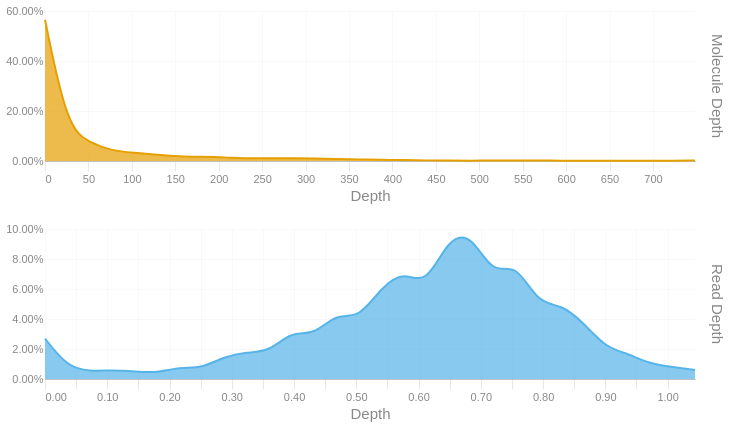

This figure's notebook cell:
### Code cell
readdep = depth_hist(tb['Read Depth'], q99, 3)
readdep = readdep.with_columns(pl.lit('Read Depth').alias('Metric'))
if not SKIPLR:
    moldep = depth_hist(tb['Molecule Depth'], mol_q99, 1)
    moldep = moldep.with_columns(pl.lit('Molecule Depth').alias('Metric'))
    _hist = pl.concat([readdep, moldep])
    _hist = _hist.filter(pl.col('Proportion') != 0)
    with SafeRender(_hist):
        (
            alt.Chart(_hist)        
            .mark_area(interpolate = "basis")
            .encode(
                x=alt.X('Bin:Q').scale(domainMin=0).axis(alt.Axis(title='Depth')),
                y = alt.Y('Proportion:Q', title = None).axis(format = '.2%'),
                color = alt.Color('Metric:N').legend(None),
                row = alt.Row("Metric:N").header(title = None, labelOrient = 'right'),
                tooltip = [
                    alt.Tooltip("Metric:N", title = "Metric"),
                    alt.Tooltip('Interval:N', title = "Depth Interval"),
                    alt.Tooltip('Proportion:Q', title = "% Alignments").format('.2%')
                ]
            )
            .resolve_scale(x='independent', y='independent')
            .properties(
                height = 150, width = 650,
                usermeta={'embedOptions': {'downloadFileName': f'{samplename}.depth.hist'}}
            )
        ).display()
else:
    readdep = readdep.filter(pl.col('Proportion') != 0)
    with SafeRender(readdep):
        (
            alt.Chart(readdep)        
            .mark_area(interpolate = "basis")
            .encode(
                x=alt.X('Bin:Q').scale(domainMin=0).axis(alt.Axis(title='Depth')),
                y = alt.Y('Proportion:Q', title = None).axis(format = '.2%'),
                tooltip = [
                    alt.Tooltip('Interval:N', title = "Depth Interval"),
                    alt.Tooltip('Proportion:Q', title = "% Alignments").format('.2%')
                ]
            )
            .properties(
                usermeta={'embedOptions': {'downloadFileName': f'{samplename}.depth.hist'}}
            )
        ).display()

### Figure 1 — Vega-Lite specification as saved in the notebook (floating-point values rounded to 4 significant figures)
{"width": 650, "height": 150, "config": {"title": {"anchor": "start", "dy": -15, "fontSize": 18, "color": "#888888", "subtitleColor": "#888888", "subtitleFontSize": 14}, "arc": {"fill": "#0072B2"}, "axis": {"domainColor": "#888888", "domainWidth": 0.5, "gridWidth": 0.2, "grid": false, "titleFontWeight": 400, "titleFontSize": 15, "labelFontSize": 11, "labelColor": "#888888", "tickColor": "#888888", "tickWidth": 0.2, "titleColor": "#888888"}, "axisBand": {"grid": false}, "axisX": {"grid": true, "tickSize": 10, "domainCap": "round"}, "axisY": {"domain": false, "grid": true, "tickSize": 0, "domainCap": "round"}, "background": "transparent", "header": {"labelFontSize": 15, "labelColor": "#888888", "titleFontSize": 15, "titleFontWeight": 600, "titleColor": "#888888"}, "legend": {"labelFont": "sans-serif", "labelFontSize": 12, "labelColor": "#888888", "symbolSize": 100, "symbolType": "circle", "titleFontSize": 12, "titlePadding": 10, "titleColor": "#888888", "title": null}, "range": {"category": ["#E69F00", "#56B4E9", "#009E73", "#F0E442", "#0072B2", "#D55E00", "#CC79A7", "#000000"], "diverging": ["#cfe8f3", "#a2d4ec", "#73bfe2", "#46abdb", "#1696d2", "#12719e"]}, "area": {"fill": "#0072B2", "fillOpacity": 0.7, "line": true, "strokeOpacity": 0.7}, "line": {"color": "#0072B2", "stroke": "#0072B2", "strokeWidth": 2}, "trail": {"color": "#0072B2", "stroke": "#0072B2", "strokeWidth": 0, "size": 1}, "point": {"filled": true, "fillOpacity": 1.0, "size": 95}, "text": {"color": "#888888", "fontSize": 11, "align": "right", "fontWeight": 400, "size": 11}, "bar": {"fill": "#0072B2", "stroke": null}, "view": {"stroke": null, "continuousWidth": 660, "continuousHeight": 400}}, "data": {"name": "data-91dd5e3f3b9fc3ca7f16a9f23dae5f58"}, "mark": {"type": "area", "interpolate": "basis"}, "encoding": {"color": {"field": "Metric", "legend": null, "type": "nominal"}, "row": {"field": "Metric", "header": {"title": null, "labelOrient": "right"}, "type": "nominal"}, "tooltip": [{"field": "Metric", "title": "Metric", "type": "nominal"}, {"field": "Interval", "title": "Depth Interval", "type": "nominal"}, {"field": "Proportion", "format": ".2%", "title": "% Alignments", "type": "quantitative"}], "x": {"axis": {"title": "Depth"}, "field": "Bin", "scale": {"domainMin": 0}, "type": "quantitative"}, "y": {"axis": {"format": ".2%"}, "field": "Proportion", "title": null, "type": "quantitative"}}, "resolve": {"scale": {"x": "independent", "y": "independent"}}, "usermeta": {"embedOptions": {"downloadFileName": "S6_Altamaha_3948.depth.hist"}}, "$schema": "https://vega.github.io/schema/vega-lite/v6.1.0.json", "datasets": {"data-91dd5e3f3b9fc3ca7f16a9f23dae5f58": [{"Bin": 0.0, "Interval": "0.0-0.036", "Proportion": 0.027, "Metric": "Read Depth"}, {"Bin": 0.036, "Interval": "0.036-0.072", "Proportion": 0.008, "Metric": "Read Depth"}, {"Bin": 0.072, "Interval": "0.072-0.108", "Proportion": 0.005, "Metric": "Read Depth"}, {"Bin": 0.108, "Interval": "0.108-0.144", "Proportion": 0.006, "Metric": "Read Depth"}, {"Bin": 0.144, "Interval": "0.144-0.18", "Proportion": 0.005, "Metric": "Read Depth"}, {"Bin": 0.18, "Interval": "0.18-0.216", "Proportion": 0.004, "Metric": "Read Depth"}, {"Bin": 0.216, "Interval": "0.216-0.252", "Proportion": 0.008, "Metric": "Read Depth"}, {"Bin": 0.252, "Interval": "0.252-0.288", "Proportion": 0.007, "Metric": "Read Depth"}, {"Bin": 0.288, "Interval": "0.288-0.324", "Proportion": 0.015, "Metric": "Read Depth"}, {"Bin": 0.324, "Interval": "0.324-0.36", "Proportion": 0.018, "Metric": "Read Depth"}, {"Bin": 0.36, "Interval": "0.36-0.396", "Proportion": 0.018, "Metric": "Read Depth"}, {"Bin": 0.396, "Interval": "0.396-0.432", "Proportion": 0.032, "Metric": "Read Depth"}, {"Bin": 0.432, "Interval": "0.432-0.468", "Proportion": 0.029, "Metric": "Read Depth"}, {"Bin": 0.468, "Interval": "0.468-0.504", "Proportion": 0.044, "Metric": "Read Depth"}, {"Bin": 0.504, "Interval": "0.504-0.54", "Proportion": 0.04, "Metric": "Read Depth"}, {"Bin": 0.54, "Interval": "0.54-0.576", "Proportion": 0.061, "Metric": "Read Depth"}, {"Bin": 0.576, "Interval": "0.576-0.612", "Proportion": 0.072, "Metric": "Read Depth"}, {"Bin": 0.612, "Interval": "0.612-0.648", "Proportion": 0.062, "Metric": "Read Depth"}, {"Bin": 0.648, "Interval": "0.648-0.684", "Proportion": 0.094, "Metric": "Read Depth"}, {"Bin": 0.684, "Interval": "0.684-0.72", "Proportion": 0.097, "Metric": "Read Depth"}, {"Bin": 0.72, "Interval": "0.72-0.756", "Proportion": 0.069, "Metric": "Read Depth"}, {"Bin": 0.756, "Interval": "0.756-0.792", "Proportion": 0.078, "Metric": "Read Depth"}, {"Bin": 0.792, "Interval": "0.792-0.828", "Proportion": 0.05, "Metric": "Read Depth"}, {"Bin": 0.828, "Interval": "0.828-0.864", "Proportion": 0.05, "Metric": "Read Depth"}, {"Bin": 0.864, "Interval": "0.864-0.9", "Proportion": 0.038, "Metric": "Read Depth"}, {"Bin": 0.9, "Interval": "0.9-0.936", "Proportion": 0.021, "Metric": "Read Depth"}, {"Bin": 0.936, "Interval": "0.936-0.972", "Proportion": 0.017, "Metric": "Read Depth"}, {"Bin": 0.972, "Interval": "0.972-1.008", "Proportion": 0.01, "Metric": "Read Depth"}, {"Bin": 1.008, "Interval": "1.008-1.044", "Proportion": 0.008, "Metric": "Read Depth"}, {"Bin": 1.044, "Interval": "1.044-1.08", "Proportion": 0.006, "Metric": "Read Depth"}, {"Bin": 0.0, "Interval": "0.0-25.8", "Proportion": 0.565, "Metric": "Molecule Depth"}, {"Bin": 25.8, "Interval": "25.8-51.6", "Proportion": 0.13, "Metric": "Molecule Depth"}, {"Bin": 51.6, "Interval": "51.6-77.4", "Proportion": 0.074, "Metric": "Molecule Depth"}, {"Bin": 77.4, "Interval": "77.4-103.2", "Proportion": 0.04, "Metric": "Molecule Depth"}, {"Bin": 103.2, "Interval": "103.2-129.0", "Proportion": 0.033, "Metric": "Molecule Depth"}, {"Bin": 129.0, "Interval": "129.0-154.8", "Proportion": 0.025, "Metric": "Molecule Depth"}, {"Bin": 154.8, "Interval": "154.8-180.7", "Proportion": 0.018, "Metric": "Molecule Depth"}, {"Bin": 180.7, "Interval": "180.7-206.5", "Proportion": 0.017, "Metric": "Molecule Depth"}, {"Bin": 206.5, "Interval": "206.5-232.3", "Proportion": 0.015, "Metric": "Molecule Depth"}, {"Bin": 232.3, "Interval": "232.3-258.1", "Proportion": 0.01, "Metric": "Molecule Depth"}, {"Bin": 258.1, "Interval": "258.1-283.9", "Proportion": 0.011, "Metric": "Molecule Depth"}, {"Bin": 283.9, "Interval": "283.9-309.7", "Proportion": 0.011, "Metric": "Molecule Depth"}, {"Bin": 309.7, "Interval": "309.7-335.5", "Proportion": 0.011, "Metric": "Molecule Depth"}, {"Bin": 335.5, "Interval": "335.5-361.3", "Proportion": 0.007, "Metric": "Molecule Depth"}, {"Bin": 361.3, "Interval": "361.3-387.1", "Proportion": 0.007, "Metric": "Molecule Depth"}, {"Bin": 387.1, "Interval": "387.1-412.9", "Proportion": 0.004, "Metric": "Molecule Depth"}, {"Bin": 412.9, "Interval": "412.9-438.7", "Proportion": 0.005, "Metric": "Molecule Depth"}, {"Bin": 438.7, "Interval": "438.7-464.5", "Proportion": 0.002, "Metric": "Molecule Depth"}, {"Bin": 464.5, "Interval": "464.5-490.3", "Proportion": 0.002, "Metric": "Molecule Depth"}, {"Bin": 490.3, "Interval": "490.3-516.2", "Proportion": 0.001, "Metric": "Molecule Depth"}, {"Bin": 516.2, "Interval": "516.2-542.0", "Proportion": 0.002, "Metric": "Molecule Depth"}, {"Bin": 542.0, "Interval": "542.0-567.8", "Proportion": 0.002, "Metric": "Molecule Depth"}, {"Bin": 567.8, "Interval": "567.8-593.6", "Proportion": 0.002, "Metric": "Molecule Depth"}, {"Bin": 593.6, "Interval": "593.6-619.4", "Proportion": 0.001, "Metric": "Molecule Depth"}, {"Bin": 619.4, "Interval": "619.4-645.2", "Proportion": 0.001, "Metric": "Molecule Depth"}, {"Bin": 645.2, "Interval": "645.2-671.0", "Proportion": 0.001, "Metric": "Molecule Depth"}, {"Bin": 671.0, "Interval": "671.0-696.8", "Proportion": 0.001, "Metric": "Molecule Depth"}, {"Bin": 696.8, "Interval": "696.8-722.6", "Proportion": 0.001, "Metric": "Molecule Depth"}, {"Bin": 722.6, "Interval": "722.6-748.4", "Proportion": 0.001, "Metric": "Molecule Depth"}, {"Bin": 748.4, "Interval": "748.4-774.23", "Proportion": 0.002, "Metric": "Molecule Depth"}]}}
